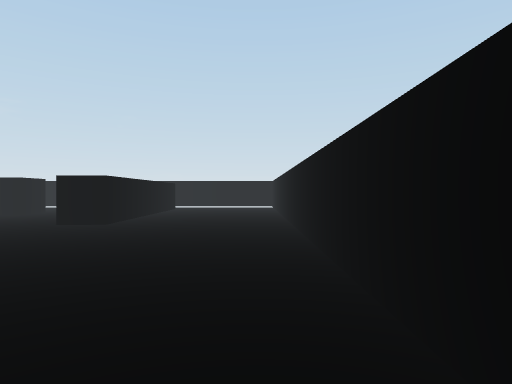
view 1 (above)

16 first-person views from a walk through a 3-D level made in the Unity game engine. The camera is 0.62 m above the floor, looks level and sees 75° across. The floor is counted in squares, 1 m on a side. Each view is taken from the middle of a square. On the plan, view 1 faces up. The plan holds only what a view shows up to about 10 squares ahead; the rest is blank. The player is left out.

view 2
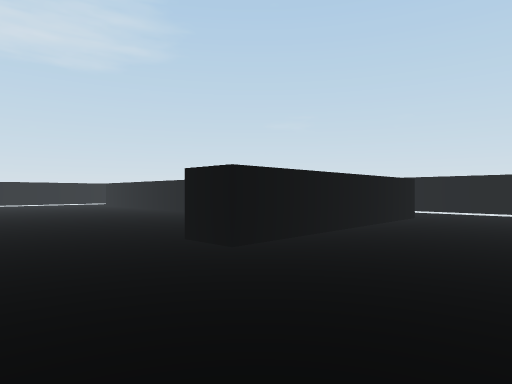

view 3
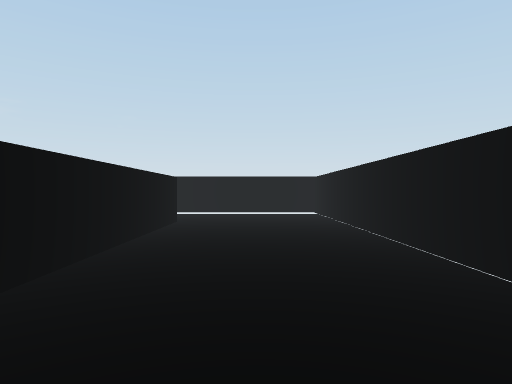

view 4
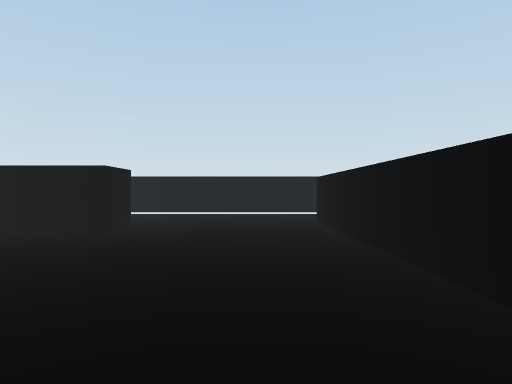

view 5
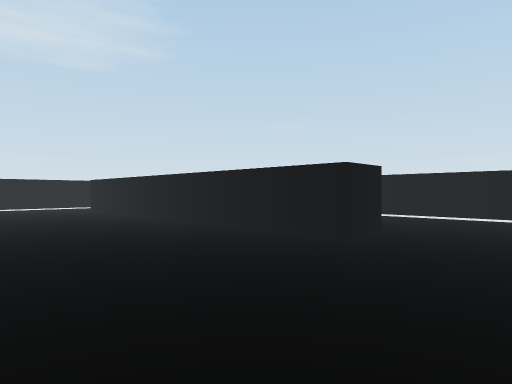

view 6
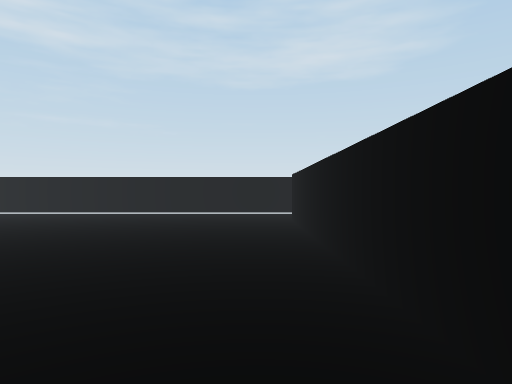

view 7
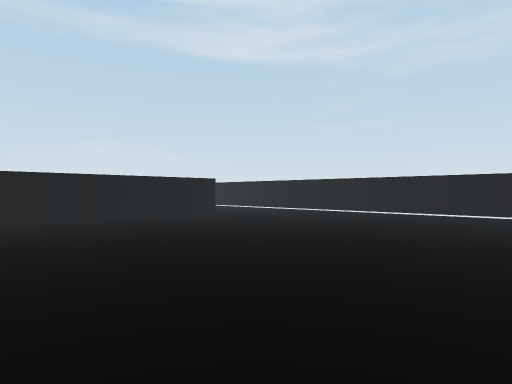

view 8
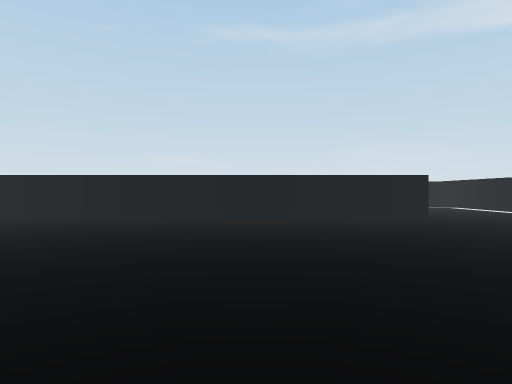

view 9
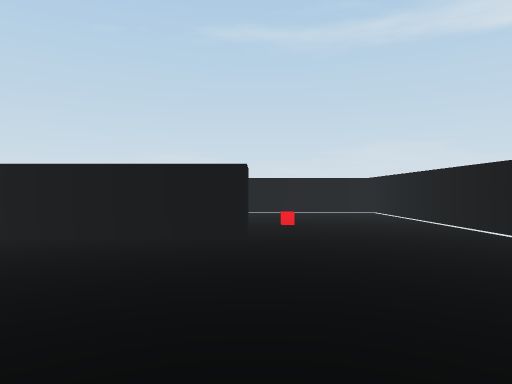

view 10
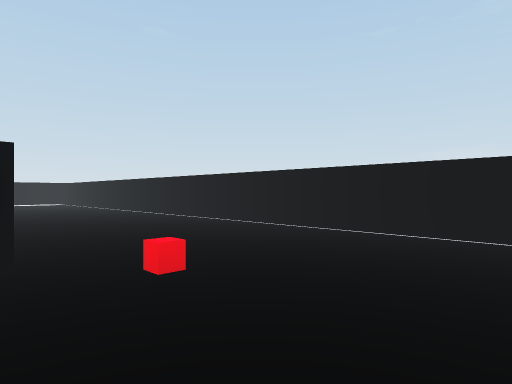

view 11
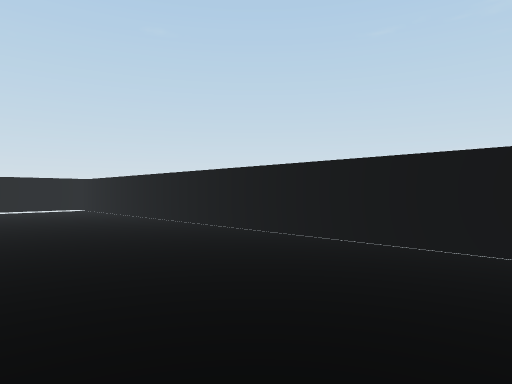

view 12
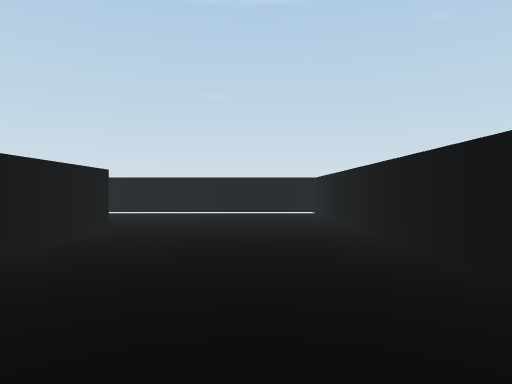

view 13
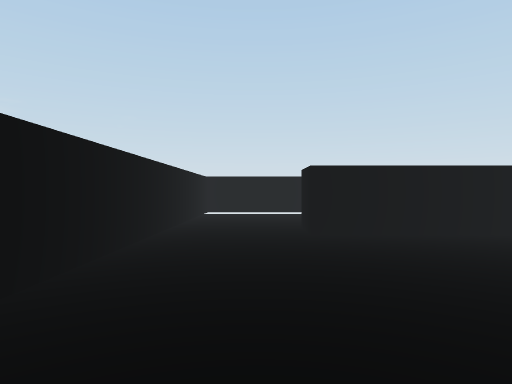

view 14
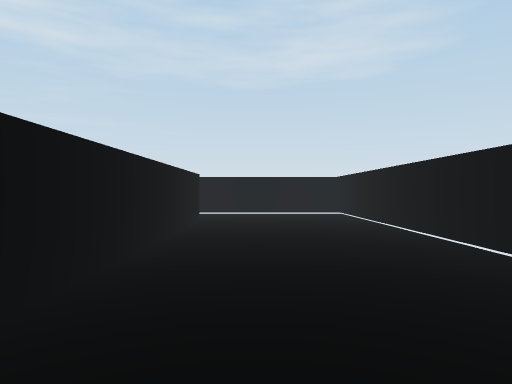

view 15
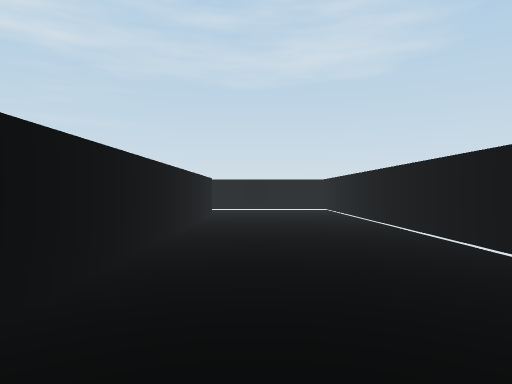

view 16
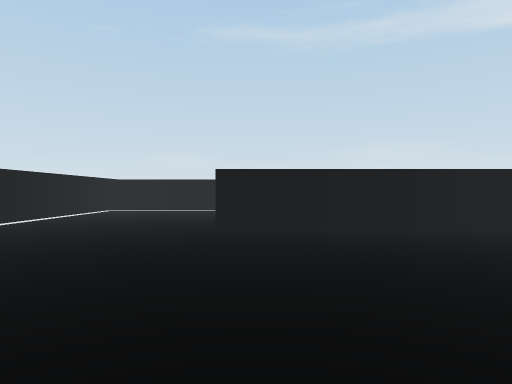

### Floor plan
Points are (right, up) in squares from view 1. A wall is a line through its corners. A room is listed if a view was taken in it or the views show most of it. See-through windows are left out.
Room 1 (views 1, 2, 3, 4, 5, 6, 7, 8, 9, 10, 11, 12, 13, 14, 15, 16)
walls: (-2.9, 5.3) (-3, 9.4); (-6.2, 9.9) (-6.2, 8.8) (-15.2, 8.8) (-15.2, 9.8) (-7.5, 9.8); (-13.9, -0.5) (-13.9, 0.5) (-3.2, 0.5); (-3.2, -0.5) (-5.8, -0.5); (-2.3, 9.5) (-2.2, 4.9) (-3, 4.9); (-17.4, -4.7) (0.6, -4.7) (0.6, 13.3) (-17.4, 13.3) (-17.4, -4.7)
objects: other object (-15, -1)

Positions as (right, up) in squares from view 1, and headings:
1: (0, 0), facing up
2: (0, 3), facing up-left
3: (-1, 4), facing up
4: (-4, 4), facing up
5: (-4, 5), facing up-left
6: (-8, 8), facing left
7: (-8, 8), facing down-left
8: (-10, 8), facing down
9: (-14, 5), facing down
10: (-17, 0), facing down-right
11: (-11, -1), facing down-right
12: (-9, -3), facing right
13: (-16, 4), facing up
14: (-8, 11), facing left
15: (-6, 11), facing left
16: (-4, 6), facing down
